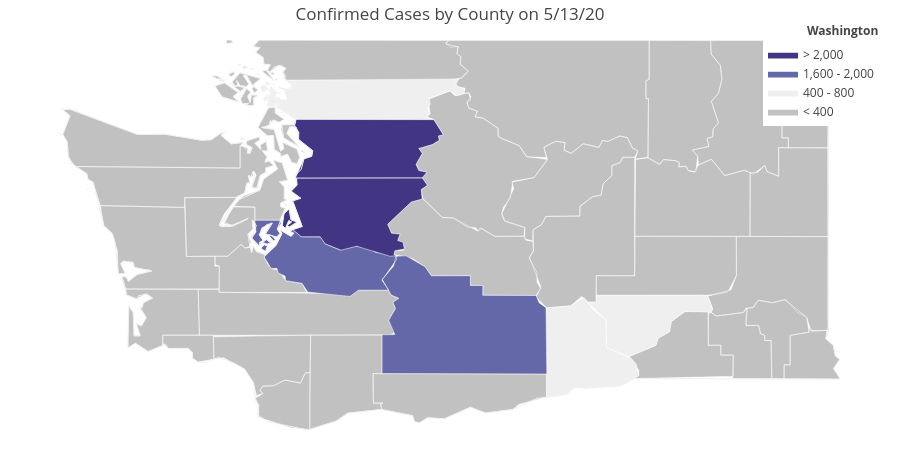

The code cell stored with this chart in its notebook:
### Code cell
import plotly.figure_factory as ff
import matplotlib.pyplot as plt

fips = wa_case_data['FIPS']
values = wa_case_data[date]

fig = ff.create_choropleth(fips=fips, values=values)
colorscale = [
    'rgb(193, 193, 193)',
    'rgb(239,239,239)',
    'rgb(195, 196, 222)',
    'rgb(144,148,194)',
    'rgb(101,104,168)',
    'rgb(65, 53, 132)'
]

fig = ff.create_choropleth(
    fips=fips, values = values, scope=['Washington'],
    binning_endpoints = [400,800,1200,1600,2000], 
    colorscale=colorscale,
    county_outline={'color': 'rgb(255,255,255)', 'width': 0.5}, round_legend_values=True,
    legend_title=f'Washington', title= f'Confirmed Cases by County on {date}',
    show_hover=True, centroid_marker={'opacity': 0}
)

fig.layout.template = None
fig.show()

#plt.savefig('test.jpg',format='jpg')

### Figure 1 — Plotly figure (JSON) as saved in the notebook; plotly's stock layout.template omitted (floating-point values rounded to 4 significant figures; data arrays with more than 128 entries replaced by an {"elided": "..."} marker saying what was removed)
{"data": [{"fill": "toself", "fillcolor": "rgb(193, 193, 193)", "hoverinfo": "none", "line": {"color": "rgb(255,255,255)", "width": 0.5}, "mode": "lines", "name": "< 400", "type": "scatter", "x": {"elided": "982 float values"}, "y": {"elided": "982 float values"}}, {"fill": "toself", "fillcolor": "rgb(239,239,239)", "hoverinfo": "none", "line": {"color": "rgb(255,255,255)", "width": 0.5}, "mode": "lines", "name": "400 - 800", "type": "scatter", "x": {"elided": "137 float values"}, "y": {"elided": "137 float values"}}, {"fill": "toself", "fillcolor": "rgb(195, 196, 222)", "hoverinfo": "none", "line": {"color": "rgb(255,255,255)", "width": 0.5}, "mode": "lines", "name": "800 - 1,200", "type": "scatter", "x": [], "y": []}, {"fill": "toself", "fillcolor": "rgb(144,148,194)", "hoverinfo": "none", "line": {"color": "rgb(255,255,255)", "width": 0.5}, "mode": "lines", "name": "1,200 - 1,600", "type": "scatter", "x": [], "y": []}, {"fill": "toself", "fillcolor": "rgb(101,104,168)", "hoverinfo": "none", "line": {"color": "rgb(255,255,255)", "width": 0.5}, "mode": "lines", "name": "1,600 - 2,000", "type": "scatter", "x": [-122.6, -122.6, -122.6, -122.6, -122.6, null, -122.7, -122.6, -122.6, -122.6, -122.7, null, -122.7, -122.6, -122.5, -122.5, -122.4, -122.4, -122.4, -122.4, -122.3, -122.1, -122.1, -121.9, -121.8, -121.7, -121.6, -121.4, -121.4, -121.5, -121.5, -121.8, -121.8, -122.3, -122.3, -122.5, -122.5, -122.6, -122.6, -122.6, -122.7, null, -122.7, -122.7, -122.6, -122.7, -122.7, null, -122.7, -122.7, -122.7, -122.7, -122.7, null, -122.8, -122.8, -122.8, -122.6, -122.5, -122.6, -122.5, -122.6, -122.7, -122.6, -122.7, -122.8, -122.7, -122.8, -122.8, -122.8, null, -122.8, -122.8, -122.8, -122.8, -122.8, null, -121.5, -121.4, -121.4, -121.3, -121.1, -121.0, -120.6, -120.6, -120.5, -120.5, -120.0, -119.9, -119.9, -119.9, -121.5, -121.5, -121.4, -121.5, -121.4, -121.4, -121.4, -121.4, -121.5, null], "y": [47.15, 47.16, 47.17, 47.15, 47.15, null, 47.27, 47.27, 47.23, 47.22, 47.27, null, 47.08, 47.18, 47.28, 47.32, 47.26, 47.29, 47.31, 47.32, 47.26, 47.26, 47.2, 47.14, 47.17, 47.16, 47.12, 47.09, 47.06, 46.87, 46.78, 46.78, 46.73, 46.77, 46.84, 46.87, 46.91, 46.94, 46.98, 46.98, 47.08, null, 47.21, 47.23, 47.21, 47.19, 47.21, null, 47.16, 47.19, 47.17, 47.13, 47.16, null, 47.25, 47.3, 47.4, 47.4, 47.38, 47.33, 47.29, 47.26, 47.28, 47.38, 47.34, 47.27, 47.23, 47.21, 47.17, 47.25, null, 47.26, 47.27, 47.27, 47.26, 47.26, null, 46.88, 47.0, 47.08, 47.09, 46.99, 46.91, 46.91, 46.83, 46.82, 46.74, 46.74, 46.67, 46.63, 46.04, 46.04, 46.39, 46.39, 46.52, 46.62, 46.68, 46.71, 46.74, 46.88, null]}, {"fill": "toself", "fillcolor": "rgb(65, 53, 132)", "hoverinfo": "none", "line": {"color": "rgb(255,255,255)", "width": 0.5}, "mode": "lines", "name": "> 2,000", "type": "scatter", "x": [-122.4, -122.4, -122.4, -121.1, -121.1, -121.1, -121.1, -121.2, -121.5, -121.4, -121.3, -121.4, -121.3, -121.3, -121.4, -121.4, -121.4, -121.4, -121.8, -121.9, -122.1, -122.1, -122.3, -122.4, -122.3, -122.4, -122.3, -122.4, null, -122.5, -122.5, -122.5, -122.4, -122.4, -122.5, -122.5, -122.4, -122.5, -122.5, -122.5, null, -122.3, -122.3, -122.3, -122.3, -122.3, null, -122.4, -122.4, -121.0, -120.9, -121.0, -120.9, -121.0, -121.2, -121.1, -121.2, -121.2, -121.1, -121.1, -122.4, -122.3, -122.2, -122.2, -122.4, -122.4, -122.4, null], "y": [47.66, 47.72, 47.78, 47.78, 47.71, 47.68, 47.59, 47.57, 47.37, 47.29, 47.28, 47.22, 47.21, 47.15, 47.13, 47.1, 47.09, 47.08, 47.17, 47.14, 47.2, 47.26, 47.26, 47.32, 47.35, 47.58, 47.6, 47.66, null, 47.36, 47.46, 47.51, 47.41, 47.39, 47.34, 47.36, 47.39, 47.4, 47.33, 47.36, null, 48.02, 48.02, 48.01, 48.01, 48.02, null, 48.25, 48.3, 48.3, 48.16, 48.15, 48.11, 48.07, 48.04, 48.0, 47.9, 47.85, 47.83, 47.78, 47.78, 47.95, 47.97, 48.02, 48.12, 48.18, 48.25, null]}, {"hoverinfo": "text", "legendgroup": "centroids", "marker": {"color": "white", "opacity": 0}, "mode": "markers", "name": "US Counties", "selected": {"marker": {"opacity": 0}}, "showlegend": false, "text": ["County: Whatcom<br>State: Washington<br>FIPS: 53073<br>Value: 341", "County: Whatcom<br>State: Washington<br>FIPS: 53073<br>Value: 341", "County: Whatcom<br>State: Washington<br>FIPS: 53073<br>Value: 341", "County: Whatcom<br>State: Washington<br>FIPS: 53073<br>Value: 341", "County: Whatcom<br>State: Washington<br>FIPS: 53073<br>Value: 341", "County: Snohomish<br>State: Washington<br>FIPS: 53061<br>Value: 2720", "County: Snohomish<br>State: Washington<br>FIPS: 53061<br>Value: 2720", "County: Skagit<br>State: Washington<br>FIPS: 53057<br>Value: 411", "County: Skagit<br>State: Washington<br>FIPS: 53057<br>Value: 411", "County: Skagit<br>State: Washington<br>FIPS: 53057<br>Value: 411", "County: Skagit<br>State: Washington<br>FIPS: 53057<br>Value: 411", "County: Skagit<br>State: Washington<br>FIPS: 53057<br>Value: 411", "County: Skagit<br>State: Washington<br>FIPS: 53057<br>Value: 411", "County: Skagit<br>State: Washington<br>FIPS: 53057<br>Value: 411", "County: Skagit<br>State: Washington<br>FIPS: 53057<br>Value: 411", "County: Skagit<br>State: Washington<br>FIPS: 53057<br>Value: 411", "County: Skagit<br>State: Washington<br>FIPS: 53057<br>Value: 411", "County: Skagit<br>State: Washington<br>FIPS: 53057<br>Value: 411", "County: Skagit<br>State: Washington<br>FIPS: 53057<br>Value: 411", "County: Skagit<br>State: Washington<br>FIPS: 53057<br>Value: 411", "County: San Juan<br>State: Washington<br>FIPS: 53055<br>Value: 15", "County: San Juan<br>State: Washington<br>FIPS: 53055<br>Value: 15", "County: San Juan<br>State: Washington<br>FIPS: 53055<br>Value: 15", "County: San Juan<br>State: Washington<br>FIPS: 53055<br>Value: 15", "County: San Juan<br>State: Washington<br>FIPS: 53055<br>Value: 15", "County: San Juan<br>State: Washington<br>FIPS: 53055<br>Value: 15", "County: San Juan<br>State: Washington<br>FIPS: 53055<br>Value: 15", "County: San Juan<br>State: Washington<br>FIPS: 53055<br>Value: 15", "County: San Juan<br>State: Washington<br>FIPS: 53055<br>Value: 15", "County: San Juan<br>State: Washington<br>FIPS: 53055<br>Value: 15", "County: San Juan<br>State: Washington<br>FIPS: 53055<br>Value: 15", "County: San Juan<br>State: Washington<br>FIPS: 53055<br>Value: 15", "County: San Juan<br>State: Washington<br>FIPS: 53055<br>Value: 15", "County: San Juan<br>State: Washington<br>FIPS: 53055<br>Value: 15", "County: San Juan<br>State: Washington<br>FIPS: 53055<br>Value: 15", "County: San Juan<br>State: Washington<br>FIPS: 53055<br>Value: 15", "County: San Juan<br>State: Washington<br>FIPS: 53055<br>Value: 15", "County: San Juan<br>State: Washington<br>FIPS: 53055<br>Value: 15", "County: San Juan<br>State: Washington<br>FIPS: 53055<br>Value: 15", "County: San Juan<br>State: Washington<br>FIPS: 53055<br>Value: 15", "County: San Juan<br>State: Washington<br>FIPS: 53055<br>Value: 15", "County: San Juan<br>State: Washington<br>FIPS: 53055<br>Value: 15", "County: Pierce<br>State: Washington<br>FIPS: 53053<br>Value: 1604", "County: Pierce<br>State: Washington<br>FIPS: 53053<br>Value: 1604", "County: Pierce<br>State: Washington<br>FIPS: 53053<br>Value: 1604", "County: Pierce<br>State: Washington<br>FIPS: 53053<br>Value: 1604", "County: Pierce<br>State: Washington<br>FIPS: 53053<br>Value: 1604", "County: Pierce<br>State: Washington<br>FIPS: 53053<br>Value: 1604", "County: Pierce<br>State: Washington<br>FIPS: 53053<br>Value: 1604", "County: Kitsap<br>State: Washington<br>FIPS: 53035<br>Value: 156", "County: Kitsap<br>State: Washington<br>FIPS: 53035<br>Value: 156", "County: King<br>State: Washington<br>FIPS: 53033<br>Value: 7212", "County: King<br>State: Washington<br>FIPS: 53033<br>Value: 7212", "County: Jefferson<br>State: Washington<br>FIPS: 53031<br>Value: 29", "County: Jefferson<br>State: Washington<br>FIPS: 53031<br>Value: 29", "County: Jefferson<br>State: Washington<br>FIPS: 53031<br>Value: 29", "County: Jefferson<br>State: Washington<br>FIPS: 53031<br>Value: 29", "County: Island<br>State: Washington<br>FIPS: 53029<br>Value: 176", "County: Island<br>State: Washington<br>FIPS: 53029<br>Value: 176", "County: Island<br>State: Washington<br>FIPS: 53029<br>Value: 176", "County: Grays Harbor<br>State: Washington<br>FIPS: 53027<br>Value: 13", "County: Grays Harbor<br>State: Washington<br>FIPS: 53027<br>Value: 13", "County: Clallam<br>State: Washington<br>FIPS: 53009<br>Value: 19", "County: Clallam<br>State: Washington<br>FIPS: 53009<br>Value: 19", "County: Clallam<br>State: Washington<br>FIPS: 53009<br>Value: 19", "County: Clallam<br>State: Washington<br>FIPS: 53009<br>Value: 19", "County: Clallam<br>State: Washington<br>FIPS: 53009<br>Value: 19", "County: Clallam<br>State: Washington<br>FIPS: 53009<br>Value: 19", "County: Adams<br>State: Washington<br>FIPS: 53001<br>Value: 50", "County: Asotin<br>State: Washington<br>FIPS: 53003<br>Value: 18", "County: Benton<br>State: Washington<br>FIPS: 53005<br>Value: 595", "County: Chelan<br>State: Washington<br>FIPS: 53007<br>Value: 153", "County: Clark<br>State: Washington<br>FIPS: 53011<br>Value: 377", "County: Columbia<br>State: Washington<br>FIPS: 53013<br>Value: 1", "County: Cowlitz<br>State: Washington<br>FIPS: 53015<br>Value: 66", "County: Douglas<br>State: Washington<br>FIPS: 53017<br>Value: 116", "County: Ferry<br>State: Washington<br>FIPS: 53019<br>Value: 1", "County: Franklin<br>State: Washington<br>FIPS: 53021<br>Value: 422", "County: Garfield<br>State: Washington<br>FIPS: 53023<br>Value: 0", "County: Grant<br>State: Washington<br>FIPS: 53025<br>Value: 185", "County: Kittitas<br>State: Washington<br>FIPS: 53037<br>Value: 40", "County: Klickitat<br>State: Washington<br>FIPS: 53039<br>Value: 22", "County: Lewis<br>State: Washington<br>FIPS: 53041<br>Value: 33", "County: Lincoln<br>State: Washington<br>FIPS: 53043<br>Value: 2", "County: Mason<br>State: Washington<br>FIPS: 53045<br>Value: 30", "County: Okanogan<br>State: Washington<br>FIPS: 53047<br>Value: 29", "County: Pacific<br>State: Washington<br>FIPS: 53049<br>Value: 9", "County: Pend Oreille<br>State: Washington<br>FIPS: 53051<br>Value: 2", "County: Skamania<br>State: Washington<br>FIPS: 53059<br>Value: 3", "County: Spokane<br>State: Washington<br>FIPS: 53063<br>Value: 387", "County: Stevens<br>State: Washington<br>FIPS: 53065<br>Value: 9", "County: Thurston<br>State: Washington<br>FIPS: 53067<br>Value: 122", "County: Wahkiakum<br>State: Washington<br>FIPS: 53069<br>Value: 4", "County: Walla Walla<br>State: Washington<br>FIPS: 53071<br>Value: 105", "County: Whitman<br>State: Washington<br>FIPS: 53075<br>Value: 16", "County: Yakima<br>State: Washington<br>FIPS: 53077<br>Value: 1946"], "type": "scatter", "unselected": {"marker": {"opacity": 0}}, "x": [[-122.6], [-122.6], [-122.7], [-121.7], [-123.1], [-122.3], [-121.7], [-122.5], [-122.5], [-122.6], [-122.6], [-122.6], [-122.6], [-122.6], [-122.6], [-122.7], [-121.7], [-122.7], [-122.7], [-122.7], [-122.8], [-122.8], [-122.8], [-122.8], [-122.8], [-122.9], [-122.9], [-123.0], [-123.0], [-123.0], [-123.0], [-122.9], [-123.0], [-123.0], [-123.0], [-123.0], [-123.1], [-123.1], [-123.1], [-123.1], [-123.1], [-123.2], [-122.6], [-122.6], [-122.1], [-122.7], [-122.7], [-122.7], [-122.8], [-122.5], [-122.7], [-121.8], [-122.5], [-122.9], [-124.5], [-124.5], [-123.6], [-122.5], [-122.6], [-122.8], [-123.9], [-123.8], [-124.6], [-124.6], [-123.9], [-124.7], [-124.8], [-124.8], -118.6, -117.2, -119.5, -120.6, -122.5, -117.9, -122.7, -119.7, -118.5, -118.9, -117.5, -119.5, -120.7, -120.8, -122.4, -118.4, -123.2, -119.7, -123.7, -117.3, -121.9, -117.4, -117.9, -122.8, -123.4, -118.5, -117.5, -120.7], "y": [[48.65], [48.7], [48.69], [48.83], [48.99], [48.01], [48.05], [48.36], [48.52], [48.54], [48.54], [48.4], [48.61], [48.58], [48.55], [48.62], [48.48], [48.46], [48.48], [48.57], [48.7], [48.7], [48.59], [48.56], [48.75], [48.76], [48.49], [48.78], [48.57], [48.6], [48.6], [48.65], [48.59], [48.73], [48.62], [48.7], [48.65], [48.65], [48.64], [48.64], [48.54], [48.67], [47.16], [47.25], [47.0], [47.21], [47.16], [47.32], [47.26], [47.54], [47.61], [47.49], [47.41], [48.13], [47.67], [47.8], [47.75], [48.19], [48.16], [48.32], [46.96], [47.15], [48.38], [47.91], [48.05], [48.39], [48.16], [48.18], 46.98, 46.19, 46.24, 47.87, 45.78, 46.3, 46.19, 47.74, 48.47, 46.53, 46.43, 47.21, 47.12, 45.87, 46.58, 47.58, 47.35, 48.55, 46.56, 48.53, 46.02, 47.62, 48.4, 46.93, 46.29, 46.23, 46.9, 46.46]}, {"hoverinfo": "text", "legendgroup": "States", "line": {"color": "rgb(240, 240, 240)", "width": 1}, "mode": "lines", "showlegend": false, "type": "scatter", "x": {"elided": "606 float values"}, "y": {"elided": "606 float values"}}], "layout": {"annotations": [{"showarrow": false, "text": "<b>Washington</b>", "x": 1, "xanchor": "right", "xref": "paper", "y": 1.05, "yref": "paper"}], "dragmode": "select", "height": 450, "hovermode": "closest", "legend": {"traceorder": "reversed", "x": 1, "xanchor": "right", "y": 1, "yanchor": "top"}, "margin": {"b": 20, "l": 20, "r": 20, "t": 40}, "title": {"text": "Confirmed Cases by County on 5/13/20"}, "width": 900, "xaxis": {"autorange": false, "fixedrange": true, "range": [-125.2, -116.5], "showgrid": false, "showticklabels": false, "type": "linear", "zeroline": false}, "yaxis": {"autorange": false, "fixedrange": true, "range": [45.54, 49.0], "showgrid": false, "showticklabels": false, "type": "linear", "zeroline": false}}}
